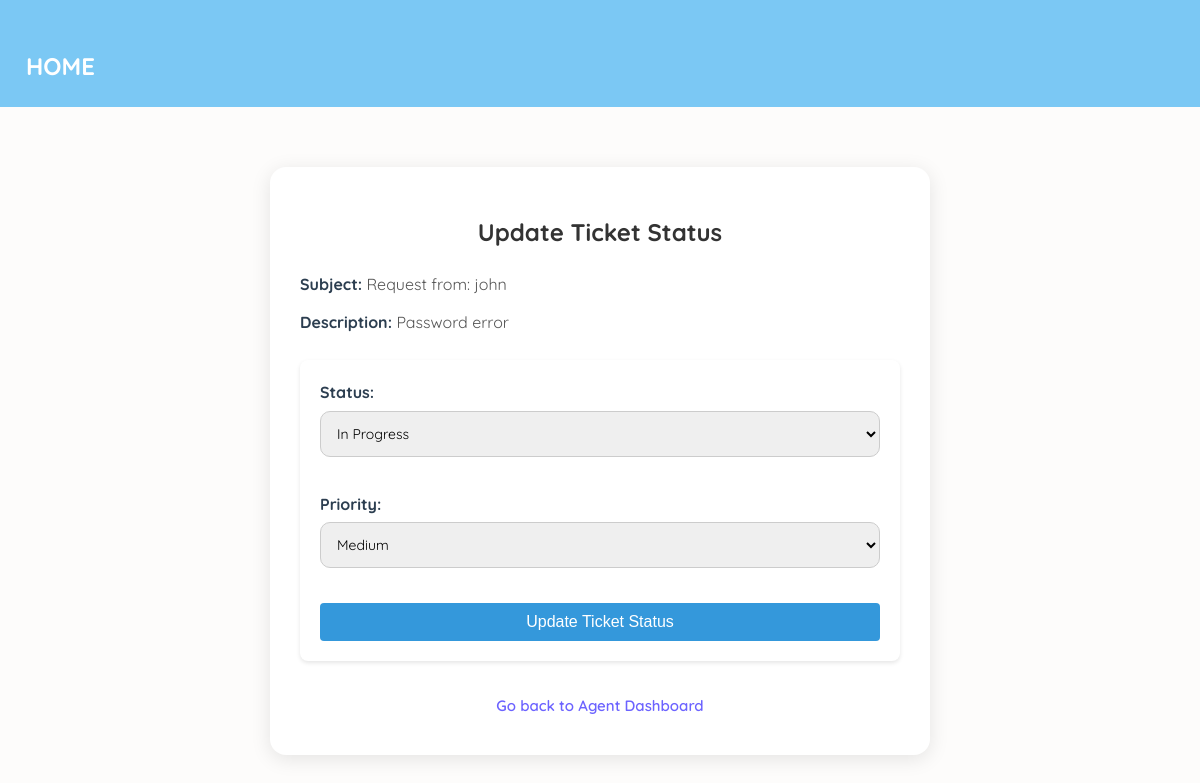
Screenshot of /agent/ticket/71/update/ (signed in) with the database file from the repository.
### helpdeskApp/models.py (models this page shows, shortened)
class Ticket(models.Model):
    STATUS_CHOICES = (
        ('open', 'Open'),
        ('in_progress', 'In Progress'),
        ('resolved', 'Resolved'),
        ('closed', 'Closed'),
    )
    PRIORITY_CHOICES = (
        ('high', 'High'),
        ('medium', 'Medium'),
        ('low', 'Low'),
    )
    CATEGORY_CHOICES = (
        ('software', 'Software'),
        ('hardware', 'Hardware'),
        ('network', 'Network'),
        ('other', 'Other'),
    )
    created_by = models.ForeignKey(
        settings.AUTH_USER_MODEL,
        on_delete=models.CASCADE,
        related_name='created_tickets'
    )
    assigned_to = models.ForeignKey(
        settings.AUTH_USER_MODEL,
        on_delete=models.SET_NULL,
        null=True,
        blank=True,
        limit_choices_to={'role': 'agent'},
        related_name='assigned_tickets'
    )
    subject = models.CharField(max_length=255)
    description = models.TextField()
    status = models.CharField(max_length=20, choices=STATUS_CHOICES, default='open')
    priority = models.CharField(max_length=10, choices=PRIORITY_CHOICES, default='medium')
    category = models.CharField(max_length=20, choices=CATEGORY_CHOICES, default='other')
    created_at = models.DateTimeField(auto_now_add=True)
    updated_at = models.DateTimeField(auto_now=True)

### helpdeskApp/views.py (the view, shortened to what this page needs)
# urls.py: path('agent/ticket/<int:ticket_id>/update/', views.update_ticket_status, name='update_ticket_status'),
@login_required
def update_ticket_status(request, ticket_id):
    ticket = get_object_or_404(Ticket, id=ticket_id, assigned_to=request.user)
    form = UpdateTicketStatusForm(request.POST or None, instance=ticket)
    return render(request, 'update_ticket.html', {
        'ticket': ticket,
        'form': form,
    })

### helpdeskApp/forms.py
class UpdateTicketStatusForm(forms.ModelForm):
    class Meta:
        model = Ticket
        fields = ['status', 'priority']
        widgets = {
            'status': forms.Select(choices=Ticket.STATUS_CHOICES),
            'priority': forms.Select(choices=Ticket.PRIORITY_CHOICES),
        }

### helpdeskApp/templates/update_ticket.html (shortened to what this page needs)
{% load static %}
<!DOCTYPE html>
<html>
<head>
    <link rel="stylesheet" href="{% static 'css/updateticket.css' %}">
</head>
    <nav class="navbar">
        <a href="/agent" class="logo"> HOME</a>
    </nav>
<body>
    <div class="container">
        <h2> Update Ticket Status</h2>
        <p><strong>Subject:</strong> {{ ticket.subject }}</p>
        <p><strong>Description:</strong> {{ ticket.description }}</p>
        <form method="post">
            {{ form.as_p }}
            <button type="submit">Update Ticket Status</button>
        </form>
        <a href="{% url 'agent_dashboard' %}"> Go back to Agent Dashboard</a>
    </div>
</body>
</html>

### helpdeskApp/static/css/updateticket.css (style rules this page uses)
body { font-family: 'Quicksand', sans-serif; background-color: var(--bg-light); color: var(--text-dark); max-width: 100%; margin: 0 auto; padding: 20px; }
.navbar { background-color: #7bc8f4ff; padding: 1rem; display: flex; justify-content: space-between; align-items: center; }
.navbar .logo { color: #fff; font-size: 1.5rem; text-decoration: none; font-weight: bold; }
h2 { color: #2c3e50; text-align: center; margin-bottom: 30px; font-size: 24px; }
p { margin: 10px 0; line-height: 1.6; }
p strong { color: #2c3e50; }
form { background-color: #fff; padding: 20px; border-radius: 8px; box-shadow: 0 2px 4px rgba(0, 0, 0, 0.1); margin-bottom: 20px; }
form p { margin: 0 0 15px; }
label { display: block; margin-bottom: 5px; font-weight: bold; color: #2c3e50; }
select, input[type="text"], textarea { width: 100%; padding: 8px; border: 1px solid #ddd; border-radius: 4px; box-sizing: border-box; font-size: 14px; }
button[type="submit"] { background-color: #3498db; color: #fff; padding: 10px 20px; border: none; border-radius: 4px; cursor: pointer; font-size: 16px; transition: background-color 0.3s; }
a { display: inline-block; color: #3498db; text-decoration: none; font-size: 14px; padding: 10px; transition: color 0.3s; }

### helpdeskApp/templates/update_ticket.html (style rules this page uses)
body { font-family: 'Quicksand', sans-serif; background-color: #fdfcfb; padding: 0; align-content: center; }
.container { max-width: 600px; margin: 60px auto ; justify-content:center; align-items:center; background-color: #fff; padding: 30px; border-radius: 16px; box-shadow: 0 4px 20px rgba(0,0,0,0.1); }
h2 { color: #333; margin-bottom: 25px; text-align: center; }
p { margin: 12px 0; font-size: 16px; color: #555; }
strong { color: #444; }
form { margin-top: 25px; display: flex; flex-direction: column; }
select, input[type="text"], textarea { font-family: inherit; padding: 12px; border-radius: 10px; border: 1px solid #ccc; font-size: 14px; margin-bottom: 20px; resize: vertical; }
button { background-color: #6c63ff; color: white; padding: 14px; border: none; border-radius: 10px; font-size: 16px; cursor: pointer; transition: background-color 0.3s ease; }
a { display: block; text-align: center; margin-top: 25px; text-decoration: none; color: #6c63ff; font-weight: 600; font-size: 15px; }

### rows the page displays
Ticket: subject "Request from: john", description "Password error", status "In Progress", priority "Medium"
